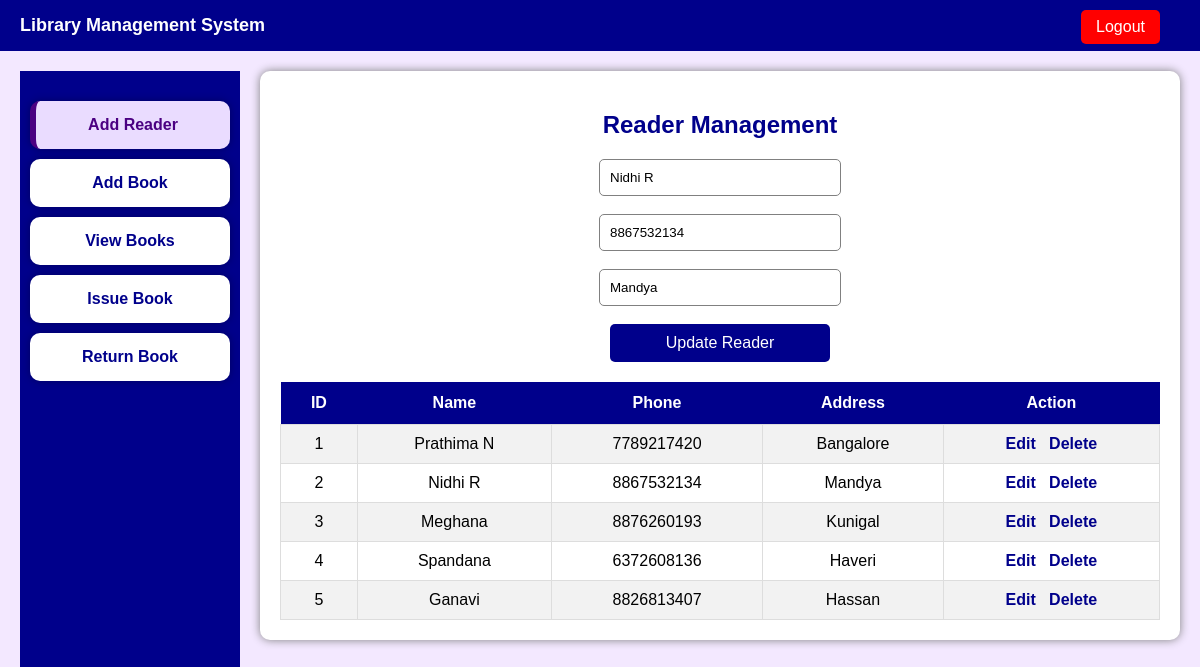
Screenshot of /home.php?page=reader&edit=2 with the database file from the repository.
### tables this page shows
CREATE TABLE `readers` (
  `reader_id` int(11) NOT NULL,
  `name` varchar(100) DEFAULT NULL,
  `address` varchar(255) DEFAULT NULL,
  `phone` varchar(15) DEFAULT NULL
);

### addreader.php (the view, shortened to what this page needs)
<?php
$conn = mysqli_connect("localhost","root","","library_db");
$editData = null;
if(isset($_GET['edit']))
{
    $id = $_GET['edit'];
    $res = mysqli_query($conn,"SELECT * FROM readers WHERE reader_id=$id");
    $editData = mysqli_fetch_assoc($res);
}
$result = mysqli_query($conn,"SELECT * FROM readers");
?>
<div class="main-box">
<h2>Reader Management</h2>
<form method="POST">
<input type="text" name="name"
placeholder="Name"
value="<?php echo $editData['name'] ?? ''; ?>" required>
<br><br>
<input type="text" name="phone"
placeholder="Phone"
value="<?php echo $editData['phone'] ?? ''; ?>" required>
<br><br>
<input type="text" name="address"
placeholder="Address"
value="<?php echo $editData['address'] ?? ''; ?>" required>
<br><br>
<?php if(isset($editData)) { ?>
    <input type="submit" name="update" value="Update Reader">
<?php } else { ?>
    <input type="submit" name="submit" value="Add Reader">
<?php } ?>
</form>
</div>
<table>
<tr>
    <th>ID</th>
    <th>Name</th>
    <th>Phone</th>
    <th>Address</th>
    <th>Action</th>
</tr>
<?php while($row = mysqli_fetch_assoc($result)) { ?>
<tr>
    <td><?php echo $row['reader_id']; ?></td>
    <td><?php echo $row['name']; ?></td>
    <td><?php echo $row['phone']; ?></td>
    <td><?php echo $row['address']; ?></td>
    <td>
        <a href="home.php?page=reader&edit=<?php echo $row['reader_id']; ?>">
        Edit
        </a>
        <a href="home.php?page=reader&delete=<?php echo $row['reader_id']; ?>"
        onclick="return confirm('Delete this reader?')">
        Delete
        </a>
    </td>
</tr>
<?php } ?>
</table>

### style.css (style rules this page uses)
body { font-family: Arial, sans-serif; background-color: #f3e8ff; margin: 0; padding: 0; }
h1,h2 { color: darkblue; text-align: center; }
form { text-align: center; margin-top: 10px; }
input { width: 220px; padding: 10px; border-radius: 5px; border: 1px solid gray; }
input[type="submit"] { background-color: darkblue; color: white; border: none; cursor: pointer; font-size: 16px; }
table { width: 100%; border-collapse: collapse; background-color: white; margin-top: 20px; }
th { background-color: darkblue; color: white; padding: 12px; }
td { padding: 10px; border: 1px solid #ddd; text-align: center; }
tr:nth-child(even) { background-color: #f2f2f2; }
td a { text-decoration: none; color: darkblue; font-weight: bold; }

### rows the page displays
readers: name "Nidhi R", phone "8867532134", address "Mandya", reader_id "2"
readers: reader_id "1", name "Prathima N", phone "7789217420", address "Bangalore"
readers: reader_id "3", name "Meghana", phone "8876260193", address "Kunigal"
readers: reader_id "4", name "Spandana", phone "6372608136", address "Haveri"
readers: reader_id "5", name "Ganavi", phone "8826813407", address "Hassan"
